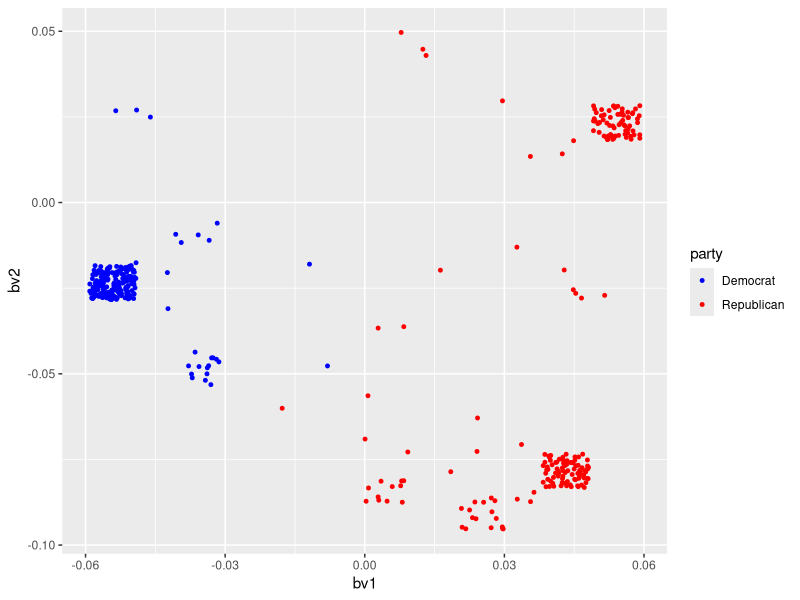
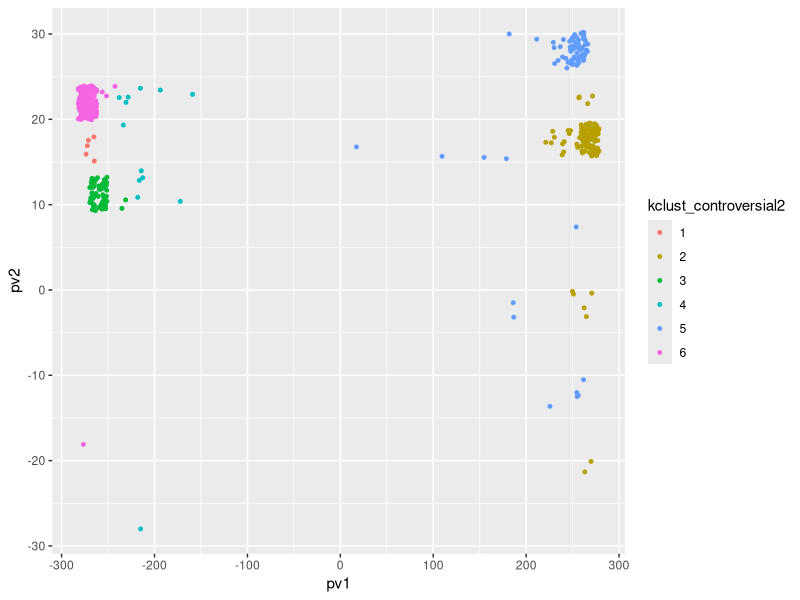
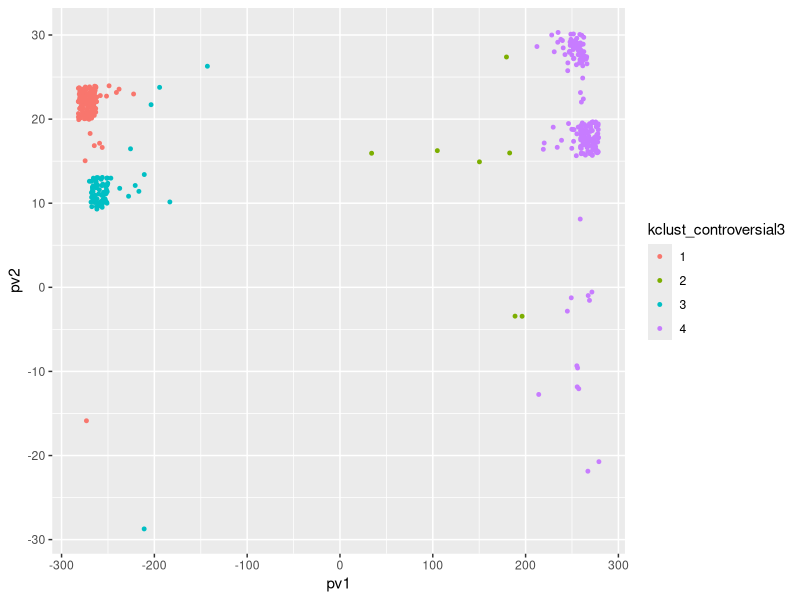
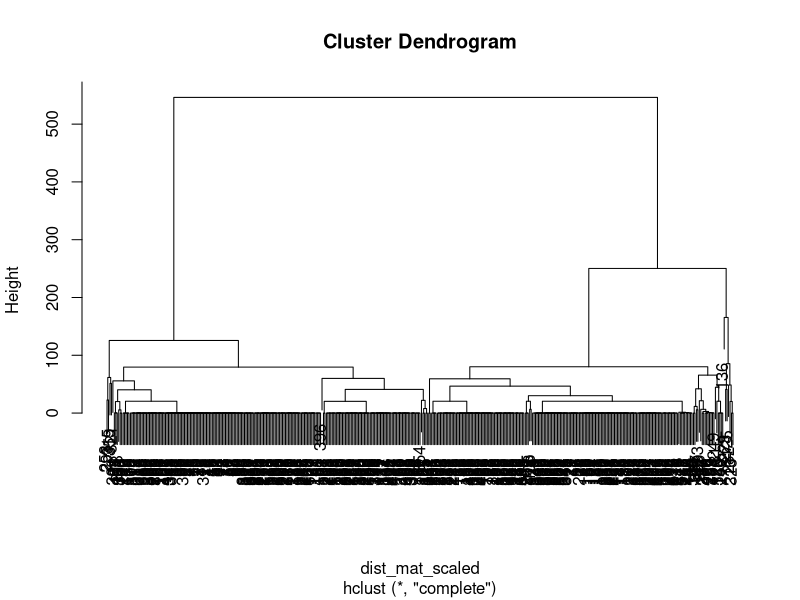
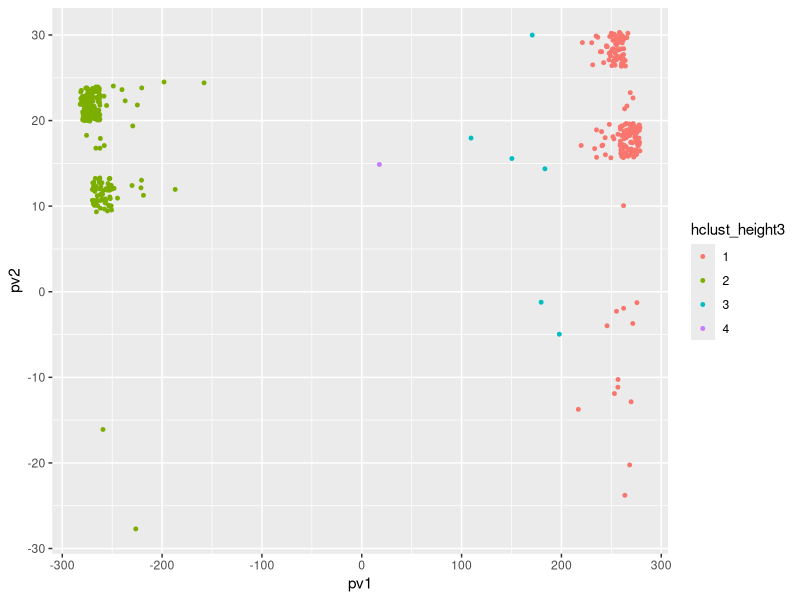
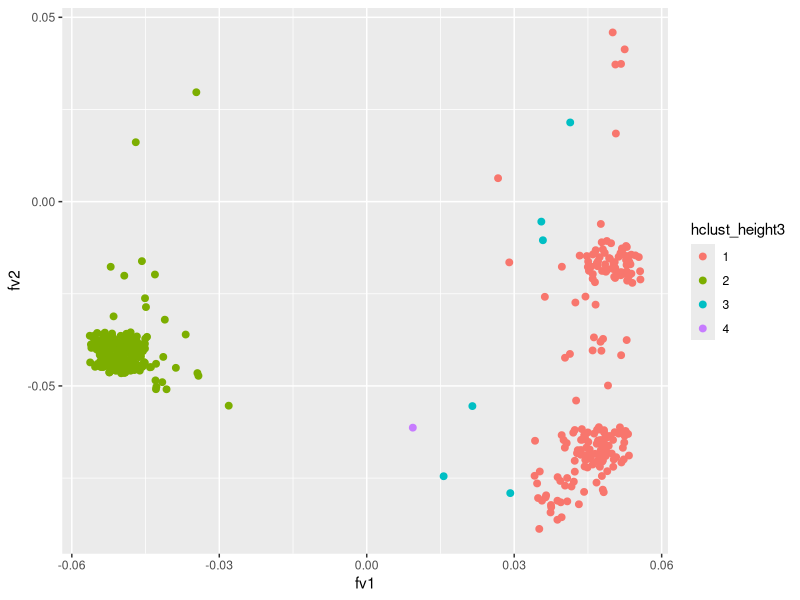
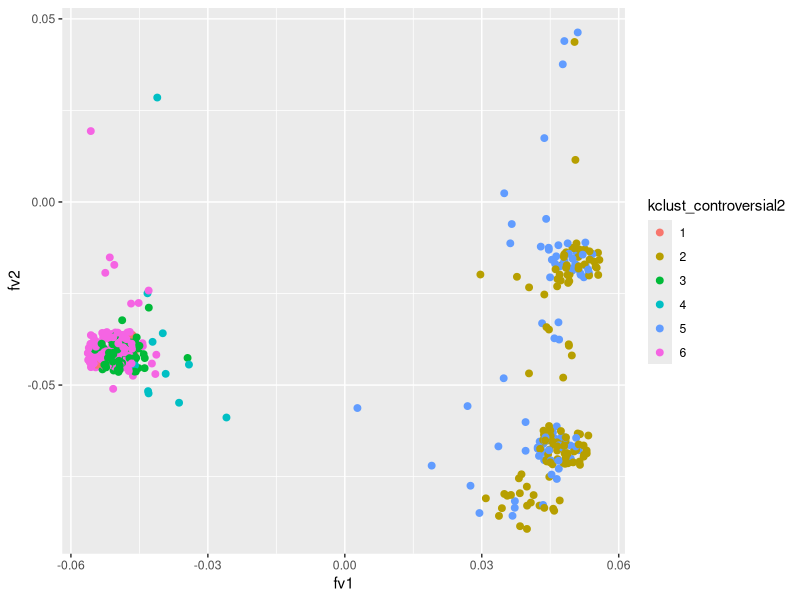

Here is the R script that generated these plots, in order:
## ---- chunk 1
knitr::opts_chunk$set(echo = TRUE)
## ---- chunk 2
library(readr)
library(ggplot2)
library(dplyr)
## ---- chunk 3
matrix<-read.csv("fullmatrix.csv")

B<-as.matrix(matrix[1:429,4:9])
btb<-t(B)%*%B
btb
eigen(btb)
## ---- chunk 4
bu1<-svd(btb)$u[,1]/norm(svd(btb)$u[,1],'2') #normalized dominate eigenvector
bu2<-svd(btb)$u[,2]/norm(svd(btb)$u[,2], '2') #normalized second eigenvector
btbval <- svd(btb)$d
head(bu1)

## ---- chunk 5
btbval/sum(btbval)
## ---- chunk 6
bbt <- B %*% t(B)
bv1 <- eigen(bbt)$vectors[,1]/norm(eigen(bbt)$vectors[,1],'2') #normalized v1
bv2 <- eigen(bbt)$vectors[,2]/norm(eigen(bbt)$vectors[,2],'2') #normalized v2

marijuana <- data.frame(
  name = matrix[1:429,2],
  party = matrix[1:429,3],
  bv1 = bv1,
  bv2 = bv2
)


ggplot() + 
  geom_jitter(data = marijuana, aes(x = bv1, y = bv2, color = party),size=1,height=.005,width=.005) +
  scale_color_manual(values = c("Democrat" = "blue", "Republican" = "red"))

## ---- chunk 7
Bappro <- sqrt(eigen(btb)$values[1]) * bu1 %*% t(bv1) + sqrt(eigen(btb)$values[2]) * bu2 %*% t(bv2)
Bappro
## ---- chunk 8
P<-as.matrix(matrix[1:429,10:24])
ptp<-t(P)%*%P
ptp
eigen(ptp)

pu1<-svd(ptp)$u[,1]/norm(svd(ptp)$u[,1],'2') #normalized dominate eigenvector
pu2<-svd(ptp)$u[,2]/norm(svd(ptp)$u[,2],'2') #normalized second eigenvector
ptpval <- svd(ptp)$d
## ---- chunk 9
ptpval/sum(ptpval)
## ---- chunk 10
ppt <- P %*% t(P)
pv1 <- eigen(ppt)$vectors[,1]/norm(eigen(ppt)$vectors[,1],'2')*eigen(ppt)$values[1] #weighted v1
pv2 <- eigen(ppt)$vectors[,2]/norm(eigen(ppt)$vectors[,2],'2')*eigen(ppt)$values[2] #weighted v2
pv3 <- eigen(ppt)$vectors[,3]/norm(eigen(ppt)$vectors[,3],'2')*eigen(ppt)$values[3] #weighted v3
pv4 <- eigen(ppt)$vectors[,4]/norm(eigen(ppt)$vectors[,4],'2')*eigen(ppt)$values[4] #weighted v4
controversial <- data.frame(
  name = matrix[1:429,2],
  party = matrix[1:429,3],
  pv1 = pv1,
  pv2 = pv2,
  pv3 = pv3,
  pv4 = pv4
)
## ---- chunk 11
controversial_k<-controversial%>% 
  select(pv1,pv2,pv3,pv4)
set.seed(169)
kclust_controversial<-kmeans((controversial_k),centers=6)
kclust_controversial1<-kmeans((controversial_k),centers=4)
head(kclust_controversial)


controversial<-controversial%>%
  mutate(kclust_controversial2=as.factor(kclust_controversial$cluster))%>%
  mutate(kclust_controversial3=as.factor(kclust_controversial1$cluster))
  
ggplot(controversial,aes(pv1,pv2)) + 
  geom_jitter(aes(color = kclust_controversial2),size=1,height=2,width=10) 
ggplot(controversial,aes(pv1,pv2)) + 
  geom_jitter(aes(color = kclust_controversial3),size=1,height=2,width=10) 
## ---- chunk 12
dist_mat_scaled<-dist((controversial_k))
hc_complete<-hclust(dist_mat_scaled,method="complete")
plot(hc_complete)
controversial<-controversial%>%
  mutate(hclust_height3=factor(cutree(hc_complete,h=150)))
ggplot(controversial,aes(pv1,pv2)) + 
  geom_jitter(aes(color = hclust_height3),size=1,width=10,height=2)
## ---- chunk 13
Ful<-as.matrix(matrix[1:429,4:24])
ftf<-t(Ful)%*%Ful
ftf
eigen(ftf)

fu1<-svd(ftf)$u[,1]/norm(svd(ftf)$u[,1],'2') #normalized dominate eigenvector
fu2<-svd(ftf)$u[,2]/norm(svd(ftf)$u[,2],'2') #normalized second eigenvector
ftfval <- svd(ftf)$d
head(fu1)


ftfval/sum(ftfval)

fft <- Ful %*% t(Ful)
fv1 <- eigen(fft)$vectors[,1]/norm(eigen(fft)$vectors[,1],'2') #normalized v1
fv1
fv2 <- eigen(fft)$vectors[,2]/norm(eigen(fft)$vectors[,2],'2') #normalized v2

full <- data.frame(
  party = matrix[1:429,3],
  fv1 = fv1,
  fv2 = fv2
)

full <- full %>%
  mutate(hclust_height3=factor(cutree(hc_complete,h=150)))%>%
  mutate(kclust_controversial2=as.factor(kclust_controversial$cluster))
  
ggplot() + 
  geom_jitter(data = full, aes(x = fv1, y = fv2, color = hclust_height3,label=controversial$name),size=2,width=.005,height=.005)

ggplot() + 
  geom_jitter(data = full, aes(x = fv1, y = fv2, color = kclust_controversial2,label=controversial$name),size=2,width=.005,height=.005)
